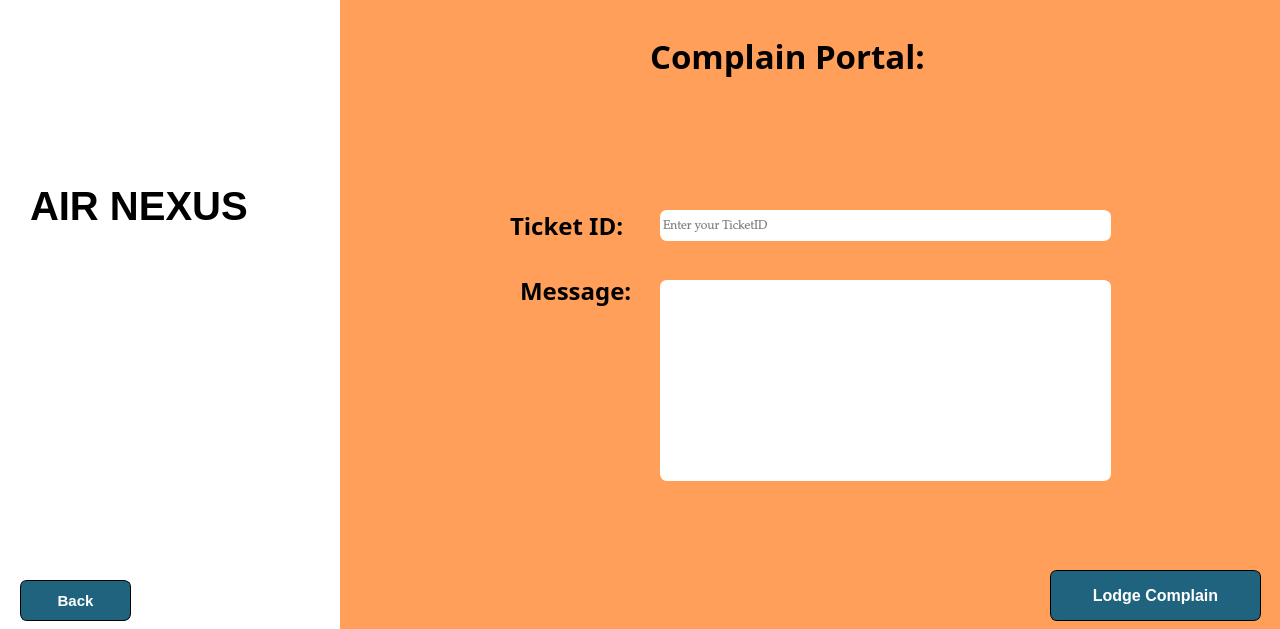
<?xml version="1.0" encoding="UTF-8"?>
<ui version="4.0">
 <class>Complain</class>
 <widget class="QMainWindow" name="Complain">
  <property name="geometry">
   <rect>
    <x>0</x>
    <y>0</y>
    <width>1280</width>
    <height>629</height>
   </rect>
  </property>
  <property name="windowTitle">
   <string>LODGE COMPLAIN</string>
  </property>
  <property name="windowIcon">
   <iconset>
    <normaloff>../../../SAAD COMMUNICATION/Downloads/chrome_hqmSI9koUf (2).png</normaloff>../../../SAAD COMMUNICATION/Downloads/chrome_hqmSI9koUf (2).png</iconset>
  </property>
  <widget class="QWidget" name="centralwidget">
   <widget class="QPushButton" name="pushButton">
    <property name="geometry">
     <rect>
      <x>20</x>
      <y>580</y>
      <width>111</width>
      <height>41</height>
     </rect>
    </property>
    <property name="font">
     <font>
      <pointsize>11</pointsize>
      <bold>true</bold>
     </font>
    </property>
    <property name="cursor">
     <cursorShape>PointingHandCursor</cursorShape>
    </property>
    <property name="styleSheet">
     <string notr="true">border: 1px solid #000000;
border-radius: 7px;color: rgb(255, 255, 255);
background-color: rgb(67, 40, 228);
background-color: rgb(32, 99, 127);
color: white</string>
    </property>
    <property name="text">
     <string>Back</string>
    </property>
   </widget>
   <widget class="QComboBox" name="comboBox">
    <property name="geometry">
     <rect>
      <x>600</x>
      <y>220</y>
      <width>121</width>
      <height>28</height>
     </rect>
    </property>
    <property name="font">
     <font>
      <family>Palatino Linotype</family>
     </font>
    </property>
    <property name="styleSheet">
     <string notr="true">border: 1px solid #FFFFFF;
border-radius: 7px;color: rgb(255, 255, 255);
background-color: rgb(163, 56, 49);
color: rgb(255, 255, 255);</string>
    </property>
    <item>
     <property name="text">
      <string>Cancel Flight</string>
     </property>
    </item>
    <item>
     <property name="text">
      <string>Update Detail</string>
     </property>
    </item>
    <item>
     <property name="text">
      <string>Staff Behaviour</string>
     </property>
    </item>
    <item>
     <property name="text">
      <string>Other</string>
     </property>
    </item>
    <item>
     <property name="text">
      <string/>
     </property>
    </item>
   </widget>
   <widget class="QPlainTextEdit" name="plainTextEdit">
    <property name="geometry">
     <rect>
      <x>660</x>
      <y>280</y>
      <width>451</width>
      <height>201</height>
     </rect>
    </property>
    <property name="font">
     <font>
      <family>Palatino Linotype</family>
     </font>
    </property>
    <property name="styleSheet">
     <string notr="true">border: 1px solid #FFFFFF;
border-radius: 7px;color: rgb(255, 255, 255);
background-color: white;
color: black;
</string>
    </property>
    <property name="plainText">
     <string/>
    </property>
    <property name="placeholderText">
     <string>Detail your Complain</string>
    </property>
   </widget>
   <widget class="QLineEdit" name="lineEdit">
    <property name="geometry">
     <rect>
      <x>660</x>
      <y>210</y>
      <width>451</width>
      <height>31</height>
     </rect>
    </property>
    <property name="font">
     <font>
      <family>Palatino Linotype</family>
     </font>
    </property>
    <property name="styleSheet">
     <string notr="true">border: 1px solid #FFFFFF;
border-radius: 7px;color: rgb(255, 255, 255);
background-color: white;
color: black</string>
    </property>
    <property name="placeholderText">
     <string>Enter your TicketID</string>
    </property>
   </widget>
   <widget class="QLabel" name="label">
    <property name="geometry">
     <rect>
      <x>510</x>
      <y>210</y>
      <width>131</width>
      <height>31</height>
     </rect>
    </property>
    <property name="font">
     <font>
      <family>Footlight MT Light</family>
      <pointsize>18</pointsize>
      <bold>true</bold>
     </font>
    </property>
    <property name="text">
     <string>Ticket ID:</string>
    </property>
   </widget>
   <widget class="QLabel" name="label_2">
    <property name="geometry">
     <rect>
      <x>450</x>
      <y>225</y>
      <width>151</width>
      <height>20</height>
     </rect>
    </property>
    <property name="font">
     <font>
      <family>Footlight MT Light</family>
      <pointsize>11</pointsize>
      <bold>true</bold>
     </font>
    </property>
    <property name="text">
     <string>Complain Type:</string>
    </property>
   </widget>
   <widget class="QPushButton" name="pushButton_2">
    <property name="geometry">
     <rect>
      <x>1050</x>
      <y>570</y>
      <width>211</width>
      <height>51</height>
     </rect>
    </property>
    <property name="font">
     <font>
      <pointsize>12</pointsize>
      <bold>true</bold>
     </font>
    </property>
    <property name="cursor">
     <cursorShape>PointingHandCursor</cursorShape>
    </property>
    <property name="styleSheet">
     <string notr="true">border: 1px solid #000000;
border-radius: 7px;color: rgb(255, 255, 255);
background-color: rgb(67, 40, 228);
background-color: rgb(32, 99, 127);
color: white</string>
    </property>
    <property name="text">
     <string>Lodge Complain</string>
    </property>
   </widget>
   <widget class="QLabel" name="label_3">
    <property name="geometry">
     <rect>
      <x>520</x>
      <y>270</y>
      <width>121</width>
      <height>41</height>
     </rect>
    </property>
    <property name="font">
     <font>
      <family>Footlight MT Light</family>
      <pointsize>18</pointsize>
      <bold>true</bold>
     </font>
    </property>
    <property name="text">
     <string>Message:</string>
    </property>
   </widget>
   <widget class="QLabel" name="label_5">
    <property name="geometry">
     <rect>
      <x>0</x>
      <y>0</y>
      <width>441</width>
      <height>1261</height>
     </rect>
    </property>
    <property name="styleSheet">
     <string notr="true">background-color:white</string>
    </property>
    <property name="text">
     <string/>
    </property>
   </widget>
   <widget class="QLabel" name="label_6">
    <property name="geometry">
     <rect>
      <x>40</x>
      <y>-20</y>
      <width>221</width>
      <height>161</height>
     </rect>
    </property>
    <property name="styleSheet">
     <string notr="true">background-image: url(:/bg_images/logo_pic.png);</string>
    </property>
    <property name="text">
     <string/>
    </property>
   </widget>
   <widget class="QLabel" name="label_7">
    <property name="geometry">
     <rect>
      <x>650</x>
      <y>20</y>
      <width>511</width>
      <height>71</height>
     </rect>
    </property>
    <property name="font">
     <font>
      <family>Arial Black</family>
      <pointsize>25</pointsize>
      <bold>true</bold>
     </font>
    </property>
    <property name="styleSheet">
     <string notr="true">color: black
</string>
    </property>
    <property name="text">
     <string>Complain Portal:</string>
    </property>
   </widget>
   <widget class="QLabel" name="label_4">
    <property name="geometry">
     <rect>
      <x>0</x>
      <y>0</y>
      <width>1280</width>
      <height>629</height>
     </rect>
    </property>
    <property name="text">
     <string/>
    </property>
    <property name="pixmap">
     <pixmap>../../../SAAD COMMUNICATION/Downloads/consumer_complaint_filing_against_goibibo (1).jpg</pixmap>
    </property>
    <property name="scaledContents">
     <bool>true</bool>
    </property>
   </widget>
   <widget class="QLabel" name="label_8">
    <property name="geometry">
     <rect>
      <x>10</x>
      <y>10</y>
      <width>71</width>
      <height>61</height>
     </rect>
    </property>
    <property name="text">
     <string/>
    </property>
    <property name="pixmap">
     <pixmap>../../../SAAD COMMUNICATION/Downloads/chrome_hqmSI9koUf (1).png</pixmap>
    </property>
    <property name="scaledContents">
     <bool>true</bool>
    </property>
   </widget>
   <widget class="QLabel" name="background">
    <property name="geometry">
     <rect>
      <x>340</x>
      <y>0</y>
      <width>941</width>
      <height>700</height>
     </rect>
    </property>
    <property name="styleSheet">
     <string notr="true">background-color: rgb(255, 159, 90);</string>
    </property>
    <property name="text">
     <string/>
    </property>
   </widget>
   <widget class="QLabel" name="label_9">
    <property name="geometry">
     <rect>
      <x>30</x>
      <y>170</y>
      <width>281</width>
      <height>71</height>
     </rect>
    </property>
    <property name="font">
     <font>
      <pointsize>30</pointsize>
      <bold>true</bold>
     </font>
    </property>
    <property name="text">
     <string>AIR NEXUS</string>
    </property>
   </widget>
   <zorder>label_4</zorder>
   <zorder>label_5</zorder>
   <zorder>label_6</zorder>
   <zorder>comboBox</zorder>
   <zorder>label_2</zorder>
   <zorder>label_8</zorder>
   <zorder>background</zorder>
   <zorder>label_7</zorder>
   <zorder>lineEdit</zorder>
   <zorder>pushButton</zorder>
   <zorder>label_3</zorder>
   <zorder>label</zorder>
   <zorder>pushButton_2</zorder>
   <zorder>plainTextEdit</zorder>
   <zorder>label_9</zorder>
  </widget>
 </widget>
 <resources/>
 <connections/>
</ui>
